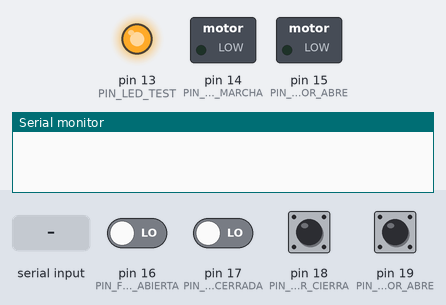
A sketch run on a simulated Arduino Uno, built with avr-gcc and run on an emulated ATmega328P. Parts: switched loads named in the sketch (green lamp = pin HIGH), output pins drawn as LEDs (lit = HIGH), the last lines printed to the serial monitor. Dashed ring = blinking. The inputs (shaded band) are chosen by the test bench; at power-on: pin 16 (PIN_FC_CORTINA_ABIERTA), pin 17 (PIN_FC_CORTINA_CERRADA), pin 18 (PIN_PULSADOR_CIERRA), pin 19 (PIN_PULSADOR_ABRE) LOW.

Above: at 1.2 s.
1.3 s: pin 18 (PIN_PULSADOR_CIERRA) pulled HIGH for 0.15 s
At 1.7 s:
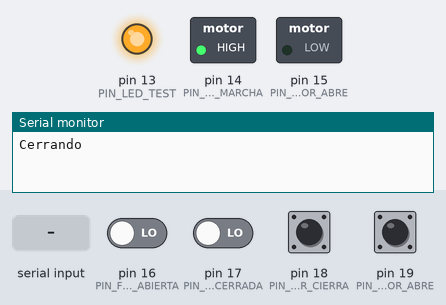
4.3 s: "a" received over Serial
At 4.55 s:
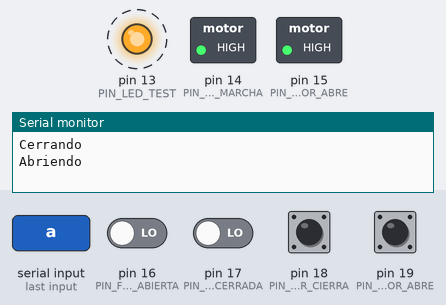
7.3 s: pin 19 (PIN_PULSADOR_ABRE) pulled HIGH for 0.15 s
At 8.1 s:
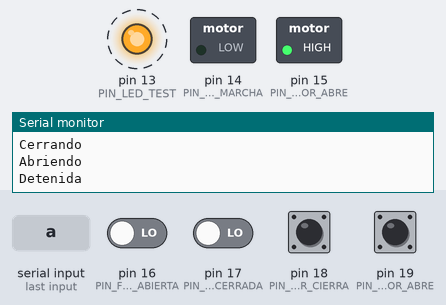
10.4 s: pin 19 (PIN_PULSADOR_ABRE) pulled HIGH for 1 s
At 11.0 s:
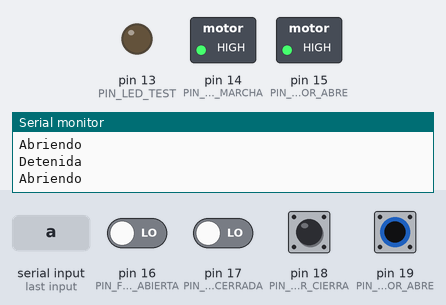
13.4 s: pin 16 (PIN_FC_CORTINA_ABIERTA) driven HIGH
At 14.2 s:
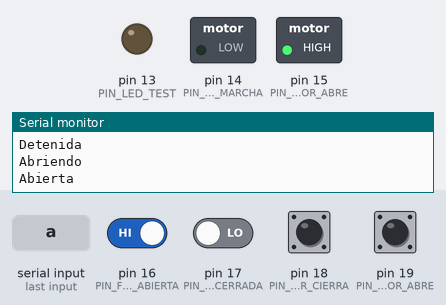
14.9 s: pin 18 (PIN_PULSADOR_CIERRA) pulled HIGH for 1 s
At 15.45 s:
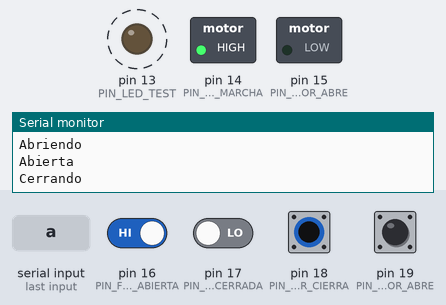
Timing chart, 0 to 18.9 s (numbered marks = the images above; inputs shaded):
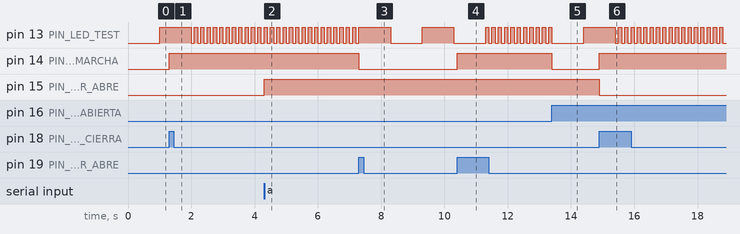

Measured:
- after the input at 1.3 s, pin 14 (PIN_MOTOR_MARCHA): LOW → HIGH at once
- after the input at 4.3 s, pin 15 (PIN_MOTOR_ABRE): LOW → HIGH at once
- after the input at 7.3 s, pin 13 (PIN_LED_TEST): HIGH → LOW after 1.0 s, → HIGH 1.0 s later, → LOW 1.0 s later; pin 14 (PIN_MOTOR_MARCHA): HIGH → LOW at once
- after the input at 10.4 s, pin 14 (PIN_MOTOR_MARCHA): LOW → HIGH at once
- after the input at 13.4 s, pin 14 (PIN_MOTOR_MARCHA): HIGH → LOW at once
- after the input at 14.9 s, pin 13 (PIN_LED_TEST): alternates HIGH for 0.10 s and LOW for 0.10 s, starting after 0.60 s; pin 14 (PIN_MOTOR_MARCHA): LOW → HIGH at once; pin 15 (PIN_MOTOR_ABRE): HIGH → LOW at once
- by itself, pin 13 (PIN_LED_TEST): alternates HIGH for 0.10 s and LOW for 0.10 s

The sketch:

CtrlCortinaREPO.ino
```cpp
//Nombre de cada estudiante:
// Ing. Santiago Giles 1 2 3 4
// Bascal Francisco Emanuel;
// Buss Agustin;
// Fanjul Luca
// Exequiel Bustos
// Elias Schiel
// Facundo Neveu
// Solange Gerbuez
// Fuentes Facundo
// Manuel Ponce
// Elizondo Julian

/*
Asignaciones para completar el código:

Definiciones --> BASCAL, Francisco Emanuel
Setup --> PONCE, Manuel Andres
loop() --> BUSTOS, Exequiel Yoel
TestFC() --> BUSS, Agustin
TestPULSADORES() --> BASCAL, Francisco Emanuel
LedTest () --> GERBUEZ SOLANGE, Abigail
CtrlMotor(void) --> FANJUL, Luca Miguel
CtrlCortina() --> SCHIEL, Elias Martin
CtrlPulsador(void) --> BUSS, Agustin
RecepcionSerie(void) --> BASCAL, Francisco Emanuel
TransmisionSerie(void) --> BUSTOS, Exequiel Yoel
*/


//ENTRADAS
//Serial
#define CFG_SERIAL Serial.begin(9600)
#define HAY_DATO (Serial.available() > 0)
#define IMPRIMIR_SERIAL(X) Serial.println(X)
#define LEER_DATO 	Serial.read()

//PULSADOR_ABRE
#define PIN_PULSADOR_ABRE         19
#define CFG_PULSADOR_ABRE         pinMode(PIN_PULSADOR_ABRE,INPUT)
#define PULSADOR_ABRE_ACTIVADO    digitalRead(PIN_PULSADOR_ABRE)

//control PULSADOR_CIERRA
#define PIN_PULSADOR_CIERRA       18
#define CFG_PULSADOR_CIERRA       pinMode(PIN_PULSADOR_CIERRA,INPUT)
#define PULSADOR_CIERRA_ACTIVADO  digitalRead(PIN_PULSADOR_CIERRA)

//FC_CORTINA_CERRADA
#define PIN_FC_CORTINA_CERRADA    17
#define CFG_FC_CORTINA_CERRADA    pinMode(PIN_FC_CORTINA_CERRADA, INPUT)
#define ESTA_CERRADA              digitalRead(PIN_FC_CORTINA_CERRADA)

//FC_CORTINA_ABIERTA (Agustin)
#define PIN_FC_CORTINA_ABIERTA    16
#define CFG_FC_CORTINA_ABIERTA    pinMode (PIN_FC_CORTINA_ABIERTA, INPUT)
#define ESTA_ABIERTA              digitalRead(PIN_FC_CORTINA_ABIERTA)


//SALIDA
//LED_TEST
#define PIN_LED_TEST              13
#define CFG_LED_TEST              pinMode(PIN_LED_TEST, OUTPUT)
#define PRENDER_LED_TEST          digitalWrite(PIN_LED_TEST, HIGH)
#define APAGAR_LED_TEST           digitalWrite(PIN_LED_TEST, LOW)
#define AJUSTAR_LED_TEST(x)       digitalWrite(PIN_LED_TEST, x)

//MOTOR_MARCHA (Solange)
#define PIN_MOTOR_MARCHA          14
#define CFG_MOTOR_MARCHA          pinMode(PIN_MOTOR_MARCHA,OUTPUT)
#define ENCENDER_MOTOR            digitalWrite(PIN_MOTOR_MARCHA,HIGH)
#define DETENER_MOTOR             digitalWrite(PIN_MOTOR_MARCHA,LOW)

//MOTOR_ABRE
#define PIN_MOTOR_ABRE            15
#define CFG_MOTOR_ABRE            pinMode(PIN_MOTOR_ABRE,OUTPUT)
#define MOTOR_ABRIR               digitalWrite(PIN_MOTOR_ABRE,HIGH)
#define MOTOR_CERRAR              digitalWrite(PIN_MOTOR_ABRE,LOW)

#define MOTOR_APAGADO 0
#define MOTOR_ABRE 1
#define MOTOR_CIERRA 2
unsigned char motor = MOTOR_APAGADO;

#define CORTINA_ABRIR 0
#define CORTINA_ABRIENDO 1
#define CORTINA_ABIERTA 2
#define CORTINA_CERRAR 3
#define CORTINA_CERRANDO 4
#define CORTINA_CERRADA 5
#define CORTINA_DETENER 6
#define CORTINA_DETENIDA 7

unsigned char estado_cortina = CORTINA_DETENIDA;
unsigned long tiempo_inicio = 0;
unsigned long tiempo_apertura_total = 0;
unsigned long tiempo_cierre_total = 0;

bool se_presiono_pulsador_abrir=0, se_presiono_pulsador_cerrar=0;
//—---------------------------------


void setup()
    {
    CFG_SERIAL;
    CFG_PULSADOR_ABRE;
    CFG_PULSADOR_CIERRA;

    CFG_FC_CORTINA_CERRADA;
    CFG_FC_CORTINA_ABIERTA;
    CFG_MOTOR_MARCHA;
    CFG_MOTOR_ABRE;
    CFG_LED_TEST;

    if (ESTA_ABIERTA) estado_cortina = CORTINA_ABIERTA;
    if (ESTA_CERRADA) estado_cortina = CORTINA_CERRADA;
    else
        {
        estado_cortina = CORTINA_DETENIDA;
        }

    DETENER_MOTOR;
    }


void LedTest ()
    {
    static unsigned long millis_ant = 0;
    static bool blink = 0;
    static unsigned int tiempo_destello=1000;

    if (millis() - millis_ant < tiempo_destello) return;
    millis_ant = millis();

    tiempo_destello = (motor == MOTOR_ABRE || motor == MOTOR_CIERRA) ? 100 : 1000;

    blink = !blink;
    AJUSTAR_LED_TEST(blink);

    }

void CtrlCortina()
    {
    int tiempo_maximo = 10000;
    switch(estado_cortina)
        {
        case CORTINA_ABRIR:
            if(ESTA_ABIERTA)
                {
                estado_cortina=CORTINA_ABIERTA;
                break;
                }
            motor = MOTOR_ABRE;
            estado_cortina++;
            tiempo_inicio = millis();
            break;
        case CORTINA_ABRIENDO:
            if(millis()-tiempo_inicio > tiempo_maximo)
                {
                estado_cortina = CORTINA_DETENER;
                break;
                }
            if(se_presiono_pulsador_abrir || se_presiono_pulsador_cerrar)
                {
                estado_cortina=CORTINA_DETENER;
                break;
                }
            if(!ESTA_ABIERTA) break;
            motor = MOTOR_APAGADO;
            estado_cortina++;
            tiempo_apertura_total = (millis() - tiempo_inicio)/1000;


            break;
        case CORTINA_ABIERTA:
            if(se_presiono_pulsador_cerrar) estado_cortina=CORTINA_CERRAR;
            break;
        case CORTINA_CERRAR:
            if(ESTA_CERRADA)
                {
                estado_cortina=CORTINA_CERRADA;
                break;
                }
            motor = MOTOR_CIERRA;
            estado_cortina++;
            tiempo_inicio = millis();

            break;
        case CORTINA_CERRANDO:
            if(millis()-tiempo_inicio > tiempo_maximo)
                {
                estado_cortina = CORTINA_DETENER;
                break;
                }
            if(se_presiono_pulsador_abrir || se_presiono_pulsador_cerrar)
                {
                estado_cortina=CORTINA_DETENER;
                break;
                }
            if(!ESTA_CERRADA) break;
            motor = MOTOR_APAGADO;
            estado_cortina++;
            tiempo_cierre_total = (millis() - tiempo_inicio)/1000;


            break;
        case CORTINA_CERRADA:
            if(se_presiono_pulsador_abrir) estado_cortina=CORTINA_ABRIR;
            break;
        case CORTINA_DETENER:
            motor = MOTOR_APAGADO;
            estado_cortina++;
            break;
        case CORTINA_DETENIDA:
            if(se_presiono_pulsador_abrir)
                {
                estado_cortina=CORTINA_ABRIR;
                break;
                }
            if(se_presiono_pulsador_cerrar)
                {
                estado_cortina=CORTINA_CERRAR;
                break;
                }
            break;
        }
    }


void TestFC()
    {
    if(ESTA_CERRADA) PRENDER_LED_TEST;
    if(ESTA_ABIERTA) APAGAR_LED_TEST;
    }

void CtrlPulsador(void)
  {
  static bool pulsador_abre_activado_ant = false;
  static bool pulsador_cierra_activado_ant = false;

  //La variable se está reescribiendo todo el tiempo... eso no está muy bien
  //Queremos que se actualice sólo si hay cambios

  //Resetea el aviso
  if(se_presiono_pulsador_abrir)  se_presiono_pulsador_abrir=0;
  if(se_presiono_pulsador_cerrar) se_presiono_pulsador_cerrar=0;

  //Avisa cuando hay un evento (se presionó un pulsador)
    if(PULSADOR_ABRE_ACTIVADO!=pulsador_abre_activado_ant)
        se_presiono_pulsador_abrir= pulsador_abre_activado_ant= PULSADOR_ABRE_ACTIVADO;

    if(PULSADOR_CIERRA_ACTIVADO!=pulsador_cierra_activado_ant)
        se_presiono_pulsador_cerrar= pulsador_cierra_activado_ant= PULSADOR_CIERRA_ACTIVADO;
  }

void RecepcionSerie(void)
    {
    char comando;
    if(!HAY_DATO)return;
    comando = LEER_DATO;


    switch (comando)
        {
        case 'a':
        case 'A':
            estado_cortina=CORTINA_ABRIR;
            break;
        case 'c':
        case 'C':
            estado_cortina=CORTINA_CERRAR;
            break;
        case 'd':
        case 'D':
            estado_cortina=CORTINA_DETENER;
            break;
        }

    }

void TransmisionSerie(void)
    {
//Para que se escriba el cambio de estado una vez por cambio.
    static char estado_cortina_ant = CORTINA_DETENIDA;
    if(estado_cortina == estado_cortina_ant) return; //early return
    estado_cortina_ant = estado_cortina;

    switch(estado_cortina)
        {
        case CORTINA_ABRIENDO:
            IMPRIMIR_SERIAL("Abriendo");
            break;
        case CORTINA_ABIERTA:
            IMPRIMIR_SERIAL("Abierta");
            break;
        case CORTINA_CERRANDO:
            IMPRIMIR_SERIAL("Cerrando");
            break;
        case CORTINA_CERRADA:
            IMPRIMIR_SERIAL("Cerrada");
            break;
        case CORTINA_DETENIDA:
            IMPRIMIR_SERIAL("Detenida");
            break;
        }
    }

void CtrlMotor(void)
    {
    static unsigned char motor_ant = MOTOR_APAGADO;

    if(motor == motor_ant)  return; //early return por si todavía no cambió el estado del motor
    motor_ant = motor; //asignación de la variable de control de estado de motor

    switch(motor) //FSM que maneja el estado del motor
        {
        case MOTOR_APAGADO:
            DETENER_MOTOR;
            break;
        case MOTOR_ABRE:
            MOTOR_ABRIR;
            ENCENDER_MOTOR;
            break;
        case MOTOR_CIERRA:
            MOTOR_CERRAR;
            ENCENDER_MOTOR;
            break;
        }

    }

void TestPULSADORES()
    {
    if(PULSADOR_ABRE_ACTIVADO)      PRENDER_LED_TEST;
    if(PULSADOR_CIERRA_ACTIVADO)    APAGAR_LED_TEST;
    }

void loop()
    {
    // put your main code here, to run repeatedly:
    LedTest();
    CtrlPulsador();
    CtrlCortina();
    CtrlMotor();
    RecepcionSerie();
    TransmisionSerie();
    //TestFC();
    //TestPULSADORES();
    }
```
